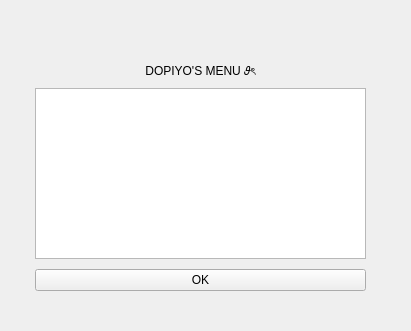
<?xml version="1.0" encoding="UTF-8"?>
<ui version="4.0">
 <class>MenuOrder</class>
 <widget class="QWidget" name="MenuOrder">
  <property name="geometry">
   <rect>
    <x>0</x>
    <y>0</y>
    <width>411</width>
    <height>331</height>
   </rect>
  </property>
  <property name="windowTitle">
   <string>Form</string>
  </property>
  <widget class="QWidget" name="widget" native="true">
   <property name="geometry">
    <rect>
     <x>30</x>
     <y>40</y>
     <width>341</width>
     <height>261</height>
    </rect>
   </property>
   <widget class="QWidget" name="verticalLayoutWidget">
    <property name="geometry">
     <rect>
      <x>0</x>
      <y>0</y>
      <width>341</width>
      <height>261</height>
     </rect>
    </property>
    <layout class="QVBoxLayout" name="verticalLayout">
     <property name="spacing">
      <number>10</number>
     </property>
     <property name="sizeConstraint">
      <enum>QLayout::SizeConstraint::SetNoConstraint</enum>
     </property>
     <property name="leftMargin">
      <number>5</number>
     </property>
     <property name="rightMargin">
      <number>5</number>
     </property>
     <property name="bottomMargin">
      <number>10</number>
     </property>
     <item>
      <widget class="QLabel" name="label_WelcomeTag">
       <property name="sizePolicy">
        <sizepolicy hsizetype="Preferred" vsizetype="Maximum">
         <horstretch>0</horstretch>
         <verstretch>0</verstretch>
        </sizepolicy>
       </property>
       <property name="text">
        <string/>
       </property>
       <property name="alignment">
        <set>Qt::AlignmentFlag::AlignCenter</set>
       </property>
      </widget>
     </item>
     <item>
      <widget class="QLabel" name="label_ShopTag">
       <property name="sizePolicy">
        <sizepolicy hsizetype="Preferred" vsizetype="Maximum">
         <horstretch>0</horstretch>
         <verstretch>0</verstretch>
        </sizepolicy>
       </property>
       <property name="text">
        <string>DOPIYO'S MENU 𝜗ৎ</string>
       </property>
       <property name="alignment">
        <set>Qt::AlignmentFlag::AlignCenter</set>
       </property>
      </widget>
     </item>
     <item>
      <widget class="QListWidget" name="listWidget">
       <property name="sizePolicy">
        <sizepolicy hsizetype="Minimum" vsizetype="Minimum">
         <horstretch>0</horstretch>
         <verstretch>0</verstretch>
        </sizepolicy>
       </property>
       <property name="maximumSize">
        <size>
         <width>16777215</width>
         <height>1500</height>
        </size>
       </property>
      </widget>
     </item>
     <item>
      <widget class="QPushButton" name="pushButton_OK">
       <property name="text">
        <string>OK</string>
       </property>
      </widget>
     </item>
    </layout>
   </widget>
  </widget>
 </widget>
 <resources/>
 <connections/>
</ui>
